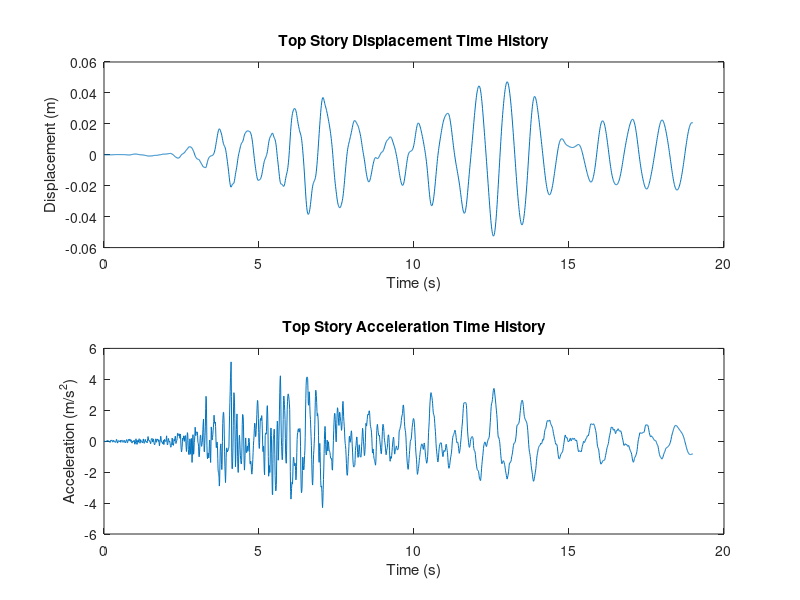

Recreate this plot in MATLAB.
% Load seismic data
data = load('Northridge_01_NO_968.txt');
dt = 0.01; % Time interval in seconds
g = 9.81; % Acceleration due to gravity in m/s^2
PGA = 0.40 * g; % Peak Ground Acceleration in m/s^2

% Normalize the seismic wave data
acceleration_data = data(:,1);
time = (0:length(acceleration_data)-1)' * dt;
acceleration_data = acceleration_data / max(abs(acceleration_data)) * PGA;

% Structure parameters
m = [250 270 270 180] * 1e3; % Mass of each story in kg
k = [50 245 195 98] * 1e6; % Stiffness of each story in N/m
fy = [500 1225 975 490] * 1e3; % Yield capacity of each story in N
b = [0.05 0 0 0]; % Post-yield stiffness hardening coefficient

% Rayleigh damping parameters
damping_ratio = 0.05;

% Mass matrix
M = diag(m);

% Stiffness matrix
K = diag([k(1)+k(2), k(2)+k(3), k(3)+k(4), k(4)]) - diag(k(2:end), 1) - diag(k(2:end), -1);

% Compute eigenvalues and eigenvectors
[V, D] = eig(K, M);
omega = sqrt(diag(D));

% Rayleigh damping coefficients
alpha = 2 * damping_ratio * omega(1) * omega(2) / (omega(1) + omega(2));
beta = 2 * damping_ratio / (omega(1) + omega(2));

% Damping matrix
C = alpha * M + beta * K;

% Newmark-beta method parameters
beta_n = 1/4;
gamma = 1/2;

% Initial conditions
u = zeros(4, 1);
u_dot = zeros(4, 1);
u_dot_dot = zeros(4, 1);

% Effective stiffness matrix
K_eff = K + gamma / (beta_n * dt) * C + 1 / (beta_n * dt^2) * M;

% Time-stepping loop
displacement = zeros(length(time), 1);
acceleration = zeros(length(time), 1);

for i = 1:length(time)
    % Calculate effective force vector
    F_eff = -M * acceleration_data(i) * ones(4, 1) + M * (1 / (beta_n * dt^2) * u + 1 / (beta_n * dt) * u_dot + (1 / (2 * beta_n) - 1) * u_dot_dot) + C * (gamma / (beta_n * dt) * u + (gamma / beta_n - 1) * u_dot + dt * (gamma / (2 * beta_n) - 1) * u_dot_dot);
    
    % Solve for displacement
    u_new = K_eff \ F_eff;
    
    % Calculate new acceleration and velocity
    u_dot_dot_new = 1 / (beta_n * dt^2) * (u_new - u) - 1 / (beta_n * dt) * u_dot - (1 / (2 * beta_n) - 1) * u_dot_dot;
    u_dot_new = u_dot + dt * ((1 - gamma) * u_dot_dot + gamma * u_dot_dot_new);
    
    % Update displacements, velocities, and accelerations
    u = u_new;
    u_dot = u_dot_new;
    u_dot_dot = u_dot_dot_new;
    
    % Store top story displacement and acceleration
    displacement(i) = u(end);
    acceleration(i) = u_dot_dot(end);
end

% Save results to files
topStoDisIso2 = [time, displacement];
topStoAccIso2 = [time, acceleration];
save('topStoDisIso2.txt', 'topStoDisIso2', '-ascii');
save('topStoAccIso2.txt', 'topStoAccIso2', '-ascii');

% Plot results
figure;
subplot(2, 1, 1);
plot(time, displacement);
title('Top Story Displacement Time History');
xlabel('Time (s)');
ylabel('Displacement (m)');

subplot(2, 1, 2);
plot(time, acceleration);
title('Top Story Acceleration Time History');
xlabel('Time (s)');
ylabel('Acceleration (m/s^2)');
